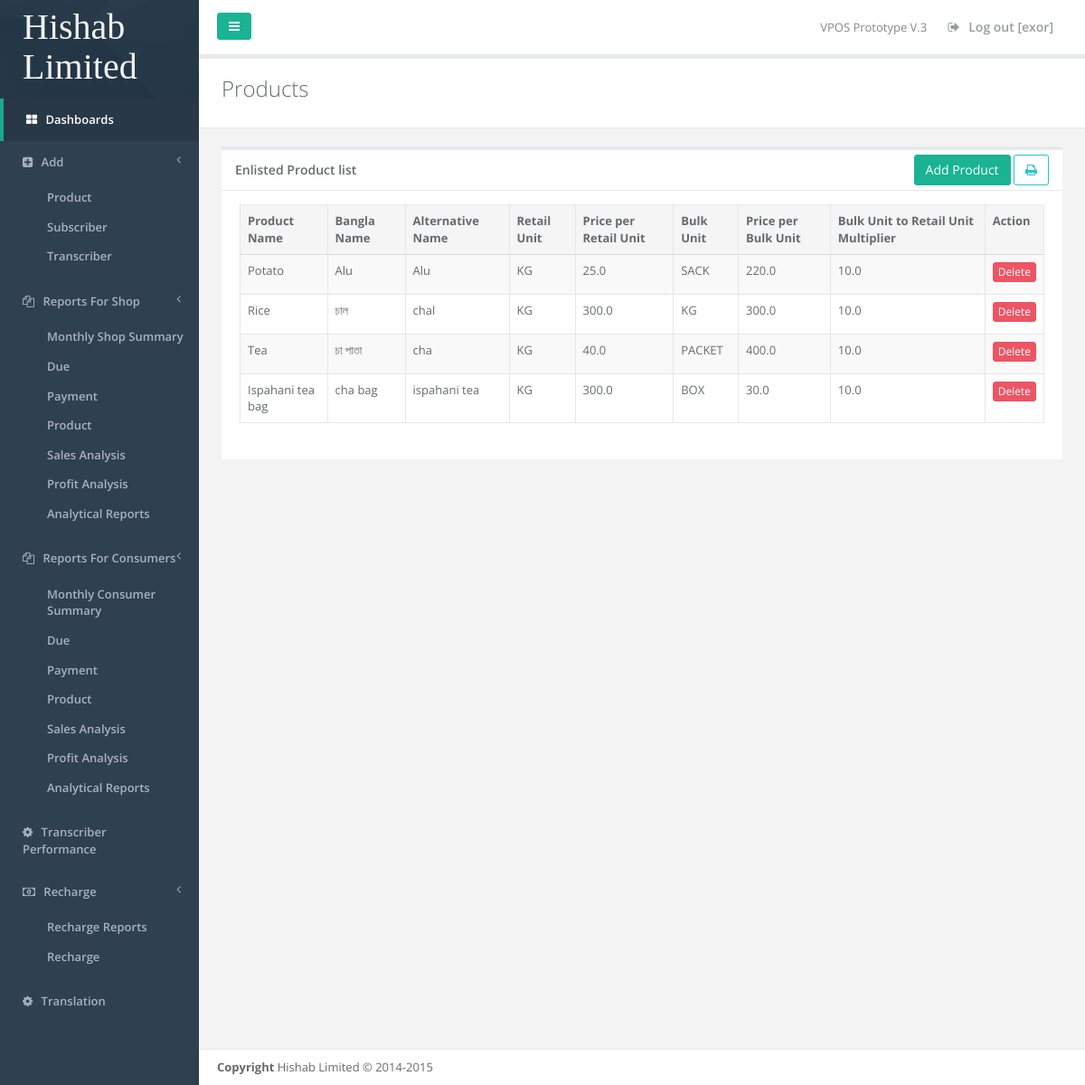
Page /addproduct_info/ (signed in) on the earlier database version.
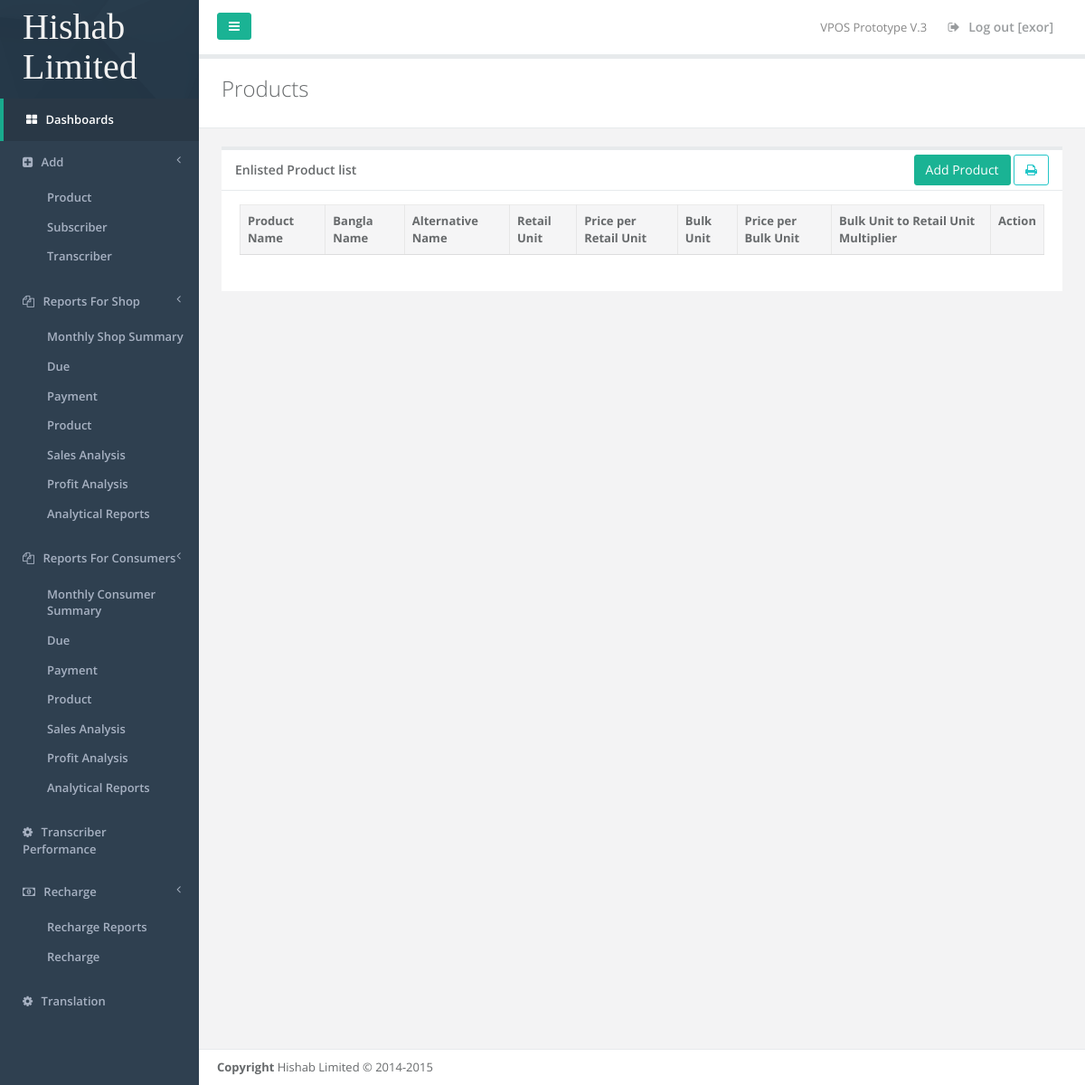
Same page on the later database version.
### product/models.py (models this page shows, shortened)
class Product(models.Model):
    name = models.CharField(max_length=64)
    alternative_name = models.CharField(max_length=64, null=True, blank=True)
    bangle_name = models.CharField(max_length=64, null=True, blank=True)
    retail_unit = models.CharField(max_length=64)
    bulk_wholesale_unit = models.CharField(max_length=64, null=True, blank=True)
    price_per_retail_unit = models.FloatField(default=0, null=True, blank=True)
    price_per_bulk_wholesale_unit = models.FloatField(default=0, null=True, blank=True)
    bulk_to_retail_unit = models.FloatField(default=1, null=True, blank=True)
    DateAdded = models.DateTimeField(auto_now=False, auto_now_add=True)

### product/views.py (the view)
# urls.py: url(r'^addproduct_info/', view=add_product, name='home'),
@login_required(login_url='/login/')
def add_product(request):
    post_data = request.POST
    print(post_data)
    if 'csrfmiddlewaretoken' in post_data:
        add_notification = True
        name = post_data['name'].capitalize()
        if Product.objects.filter(name=name).exists():
            notification = 'Product ' + name + ' is already in the List'
        else:
            if 'retail_unit' in post_data:
                notification = 'Product ' + name + ' was added successfully'
                retail_unit = post_data['retail_unit'].upper()
                if 'altr_name' in post_data:
                    altr_name = post_data['altr_name']
                else:
                    altr_name = ''
                if 'bangla_name' in post_data:
                    bangla_name = post_data['bangla_name']
                else:
                    bangla_name = ''
                if 'bulk_unit' in post_data:
                    bulk_unit = post_data['bulk_unit'].upper()
                else:
                    bulk_unit = post_data['bulk_unit'].upper()
                if 'bulk_price' in post_data:
                    if is_float(post_data['retail_price']) or is_number(post_data['retail_price']):
                        bulk_price = post_data['bulk_price']
                    else:
                        bulk_price = 0
                else:
                    bulk_price = 0
                if 'converter' in post_data:
                    if is_float(post_data['converter']) or is_number(post_data['converter']):
                        converter = post_data['converter']
                    else:
                        converter = 1
                else:
                    converter = 1
                if 'retail_price' in post_data:
                    if is_float(post_data['retail_price']) or is_number(post_data['retail_price']):
                        retail_price = post_data['retail_price']
                    else:
                        retail_price = 0
                else:
                    retail_price = 0
                add_notification = True
                new_product = Product(name=name,
                                      alternative_name=altr_name,
                                      bangle_name=bangla_name,
                                      retail_unit=retail_unit,
                                      bulk_wholesale_unit=bulk_unit,
                                      price_per_retail_unit=retail_price,
                                      price_per_bulk_wholesale_unit=bulk_price,
                                      bulk_to_retail_unit=converter)
                new_product.save()
            else:
                notification = 'Product Details Not Found!'
    else:
        add_notification = False
        notification = ''
    all_product = Product.objects.all()
    shop_consumer = ConsumerType.objects.get(type_name='Seller')
    all_shop_for_base = Consumer.objects.filter(type=shop_consumer)
    all_user_for_base = Consumer.objects.all()
    shop_consumer2 = ConsumerType.objects.get(type_name='Buyer')
    all_consumer_for_base = Consumer.objects.filter(type=shop_consumer2)
    transcriber_name = request.session['user']
    res = render(request, 'pages/add_product.html', {'all_product': all_product,
                                                     'notification': notification,
                                                     'transcriber_name': transcriber_name,
                                                     'all_consumer_for_base': all_consumer_for_base,
                                                     'add_notification': add_notification,
                                                     'shop_list_base': all_shop_for_base,
                                                     'all_user_for_base': all_user_for_base})
    res['Access-Control-Allow-Origin'] = "*"
    res['Access-Control-Allow-Headers'] = "Origin, X-Requested-With, Content-Type, Accept"
    res['Access-Control-Allow-Methods'] = "PUT, GET, POST, DELETE, OPTIONS"
    return res

### templates/pages/add_product.html (shortened to what this page needs)
{% extends "pages/base.html" %}
{% load static %}
{% block content %}
<div class="row wrapper border-bottom white-bg page-heading">
    <div class="col-lg-12">
        <h2>Products</h2>
    </div>
</div>
<div class="wrapper wrapper-content animated fadeInRight">
    <div class="row">
        <div class="col-lg-12">
            <div class="ibox float-e-margins">
                <div class="ibox-title">
                    <h5>Enlisted Product list</h5>
                    <div id="right_menu" class="uiMenuButtons pull-right">
                        <button class="btn btn-primary" data-toggle="modal" data-target="#addProductModal">Add Product</button>
                        <a class="btn btn-outline btn-info" title="print" href="javascript:print();"><i class="fa fa-print"></i></a>
                    </div>
                </div>
                <div class="ibox-content">
                    <table class="table table-striped table-bordered table-hover uiDataTables" >
                        <thead>
                        <tr>
                            <th>Product Name</th>
                            <th>Bangla Name</th>
                            <th>Alternative Name</th>
                            <th>Retail Unit</th>
                            <th>Price per Retail Unit</th>
                            <th>Bulk Unit</th>
                            <th>Price per Bulk Unit</th>
                            <th>Bulk Unit to Retail Unit Multiplier</th>
                            <th>Action</th>
                        </tr>
                        </thead>
                        <tbody>
                        {% for product in all_product %}
                        <tr>
                            <td>{{product.name}}</td>
                            <td>{{product.bangle_name}}</td>
                            <td>{{product.alternative_name}}</td>
                            <td>{{product.retail_unit}}</td>
                            <td>{{product.price_per_retail_unit}}</td>
                            <td>{{product.bulk_wholesale_unit}}</td>
                            <td>{{product.price_per_bulk_wholesale_unit}}</td>
                            <td>{{product.bulk_to_retail_unit}}</td>
                            <td><a href="/products/?delete={{product.id}}" class="btn btn-danger btn-xs" role="button">Delete</a></td>
                        </tr>
                        {% endfor %}
                        </tbody>
                    </table>
                </div>
            </div>
        </div>
    </div>
</div>
{% endblock %}

Differences in the rows shown:
removed Product: name "Potato", bangle_name "Alu", alternative_name "Alu", retail_unit "KG", price_per_retail_unit "25.0", bulk_wholesale_unit "SACK", price_per_bulk_wholesale_unit "220.0", bulk_to_retail_unit "10.0"
removed Product: name "Rice", bangle_name "চাল", alternative_name "chal", retail_unit "KG", price_per_retail_unit "300.0", bulk_wholesale_unit "KG", price_per_bulk_wholesale_unit "300.0", bulk_to_retail_unit "10.0"
removed Product: name "Tea", bangle_name "চা পাতা", alternative_name "cha", retail_unit "KG", price_per_retail_unit "40.0", bulk_wholesale_unit "PACKET", price_per_bulk_wholesale_unit "400.0", bulk_to_retail_unit "10.0"
removed Product: name "Ispahani tea bag", bangle_name "cha bag", alternative_name "ispahani tea", retail_unit "KG", price_per_retail_unit "300.0", bulk_wholesale_unit "BOX", price_per_bulk_wholesale_unit "30.0", bulk_to_retail_unit "10.0"
